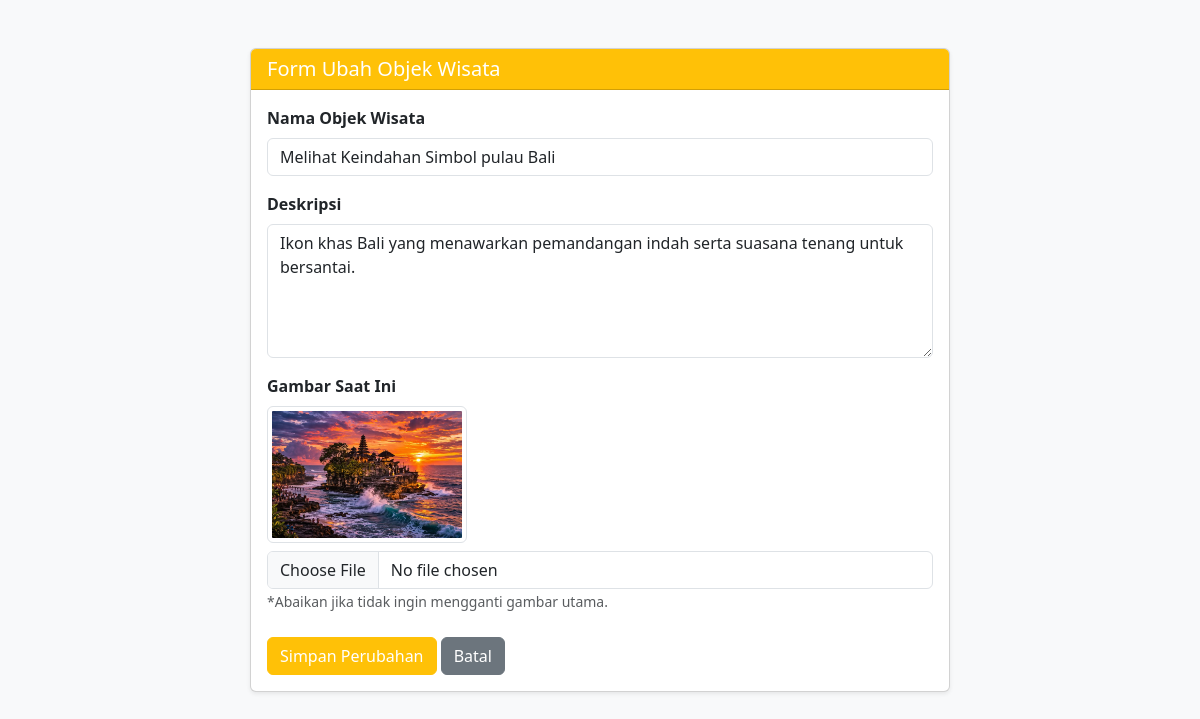
Screenshot of /pages/kelola_objekwisata.php?aksi=ubah&id=2 with the database file from the repository.
### tables this page shows
CREATE TABLE `objek_wisata` (
  `id_objek_wisata` int(10) NOT NULL,
  `title_objek_wisata` varchar(255) NOT NULL,
  `deskripsi_objek_wisata` text NOT NULL,
  `img_objek_wisata` varchar(255) NOT NULL
);

### pages/kelola_objekwisata.php (the view, shortened to what this page needs)
<?php
$host = "localhost";
$dbname = "digitara";
$username = "root";
$password = "";
$conn = mysqli_connect($host, $username, $password, $dbname);
$aksi = isset($_GET['aksi']) ? $_GET['aksi'] : '';
$id   = isset($_GET['id']) ? intval($_GET['id']) : 0;
?>
<!DOCTYPE html>
<html lang="id">
<head>
    <link href="https://cdn.jsdelivr.net/npm/bootstrap@5.3.0/dist/css/bootstrap.min.css" rel="stylesheet">
</head>
<body class="bg-light">
<div class="container mt-5 mb-5">
    <?php if ($aksi == 'tambah'): ?>
        <div class="card shadow-sm mx-auto" style="max-width: 700px;">
            <div class="card-header bg-success text-white">
                <h5 class="mb-0">Form Tambah Objek Wisata</h5>
            </div>
            <div class="card-body">
                <form action="<?= $_SERVER['PHP_SELF']; ?>" method="POST" enctype="multipart/form-data">
                    <div class="mb-3">
                        <label class="form-label fw-bold">Nama Objek Wisata</label>
                        <input type="text" name="title_objek_wisata" class="form-control" required placeholder="Contoh: Pantai Pandawa">
                    </div>
                    <div class="mb-3">
                        <label class="form-label fw-bold">Deskripsi</label>
                        <textarea name="deskripsi_objek_wisata" class="form-control" rows="5" required placeholder="Tuliskan cerita menarik atau informasi tempat ini..."></textarea>
                    </div>
                    <div class="mb-3">
                        <label class="form-label fw-bold">Gambar Wisata</label>
                        <input type="file" name="img_objek_wisata" class="form-control" accept="image/*" required>
                    </div>
                    <div class="mt-4">
                        <button type="submit" name="simpan" class="btn btn-success">Simpan Wisata</button>
                        <a href="<?= $_SERVER['PHP_SELF']; ?>" class="btn btn-secondary">Batal</a>
                    </div>
                </form>
            </div>
        </div>
    <?php elseif ($aksi == 'ubah' && $id > 0):
        $query_select = mysqli_query($conn, "SELECT * FROM objek_wisata WHERE id_objek_wisata = '$id'");
        $data = mysqli_fetch_assoc($query_select);
    ?>
        <div class="card shadow-sm mx-auto" style="max-width: 700px;">
            <div class="card-header bg-warning text-white">
                <h5 class="mb-0">Form Ubah Objek Wisata</h5>
            </div>
            <div class="card-body">
                <form action="<?= $_SERVER['PHP_SELF']; ?>?id=<?= $id; ?>" method="POST" enctype="multipart/form-data">
                    <div class="mb-3">
                        <label class="form-label fw-bold">Nama Objek Wisata</label>
                        <input type="text" name="title_objek_wisata" class="form-control" value="<?= $data['title_objek_wisata']; ?>" required>
                    </div>
                    <div class="mb-3">
                        <label class="form-label fw-bold">Deskripsi</label>
                        <textarea name="deskripsi_objek_wisata" class="form-control" rows="5" required><?= $data['deskripsi_objek_wisata']; ?></textarea>
                    </div>
                    <div class="mb-3">
                        <label class="form-label fw-bold d-block">Gambar Saat Ini</label>
                        <img src="img/<?= $data['img_objek_wisata']; ?>" class="img-thumbnail mb-2" style="max-width: 200px;">
                        <input type="file" name="img_objek_wisata" class="form-control" accept="image/*">
                        <small class="text-muted">*Abaikan jika tidak ingin mengganti gambar utama.</small>
                    </div>
                    <div class="mt-4">
                        <button type="submit" name="ubah" class="btn btn-warning text-white">Simpan Perubahan</button>
                        <a href="<?= $_SERVER['PHP_SELF']; ?>" class="btn btn-secondary">Batal</a>
                    </div>
                </form>
            </div>
        </div>
    <?php endif; ?>
</div>
</body>
</html>

### rows the page displays
objek_wisata: title_objek_wisata "Melihat Keindahan Simbol pulau Bali", deskripsi_objek_wisata "Ikon khas Bali yang menawarkan pemandangan indah serta suasana tenang untuk bersantai.", img_objek_wisata (picture)
